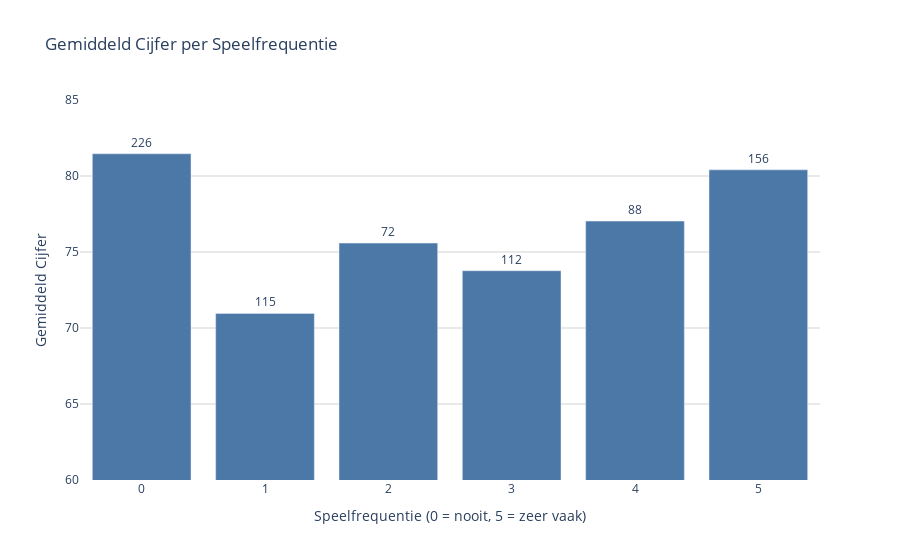

Write notebook code for a chart like this one.
### Markdown cell above
#### 3.1.2 Argument 2 voor perspectief 1

De staafdiagram toont het verband tussen speelfrequentie en cijfers. Studenten die vaker gamen behalen gemiddeld lagere cijfers dan studenten die nooit gamen.

### Code cell
df2["Playing Often"] = pd.to_numeric(df2["Playing Often"], errors="coerce")
df2["Grade"] = pd.to_numeric(df2["Grade"], errors="coerce")
df2_clean = df2.dropna(subset=["Playing Often", "Grade"])

summary = df2_clean.groupby("Playing Often")["Grade"].agg(["mean", "count"]).reset_index()
summary.columns = ["Playing Often", "Average Grade", "Number of Students"]

# Bar chart met vaste kleur
fig = px.bar(
    summary,
    x="Playing Often",
    y="Average Grade",
    text="Number of Students",
    title="Gemiddeld Cijfer per Speelfrequentie",
    labels={"Average Grade": "Gemiddeld Cijfer"},
    color_discrete_sequence=["#4C78A8"]  #(donkerblauw)
)

fig.update_traces(textposition='outside')
fig.update_layout(
    xaxis_title="Speelfrequentie (0 = nooit, 5 = zeer vaak)",
    yaxis_title="Gemiddeld Cijfer",
    yaxis=dict(range=[60, 85], gridcolor="lightgrey"),
    plot_bgcolor="white",
    showlegend=False
)

fig.show()

### Figure 1 — Plotly figure (JSON) as saved in the notebook; plotly's stock layout.template omitted (floating-point values rounded to 4 significant figures)
{"data": [{"hovertemplate": "Playing Often=%{x}<br>Gemiddeld Cijfer=%{y}<br>Number of Students=%{text}<extra></extra>", "legendgroup": "", "marker": {"color": "#4C78A8", "pattern": {"shape": ""}}, "name": "", "orientation": "v", "showlegend": false, "text": [226.0, 115.0, 72.0, 112.0, 88.0, 156.0], "textposition": "outside", "type": "bar", "x": [0, 1, 2, 3, 4, 5], "xaxis": "x", "y": [81.46, 70.96, 75.59, 73.77, 77.03, 80.41], "yaxis": "y"}], "layout": {"barmode": "relative", "legend": {"tracegroupgap": 0}, "plot_bgcolor": "white", "showlegend": false, "title": {"text": "Gemiddeld Cijfer per Speelfrequentie"}, "xaxis": {"anchor": "y", "domain": [0, 1], "title": {"text": "Speelfrequentie (0 = nooit, 5 = zeer vaak)"}}, "yaxis": {"anchor": "x", "domain": [0, 1], "gridcolor": "lightgrey", "range": [60, 85], "title": {"text": "Gemiddeld Cijfer"}}}}
